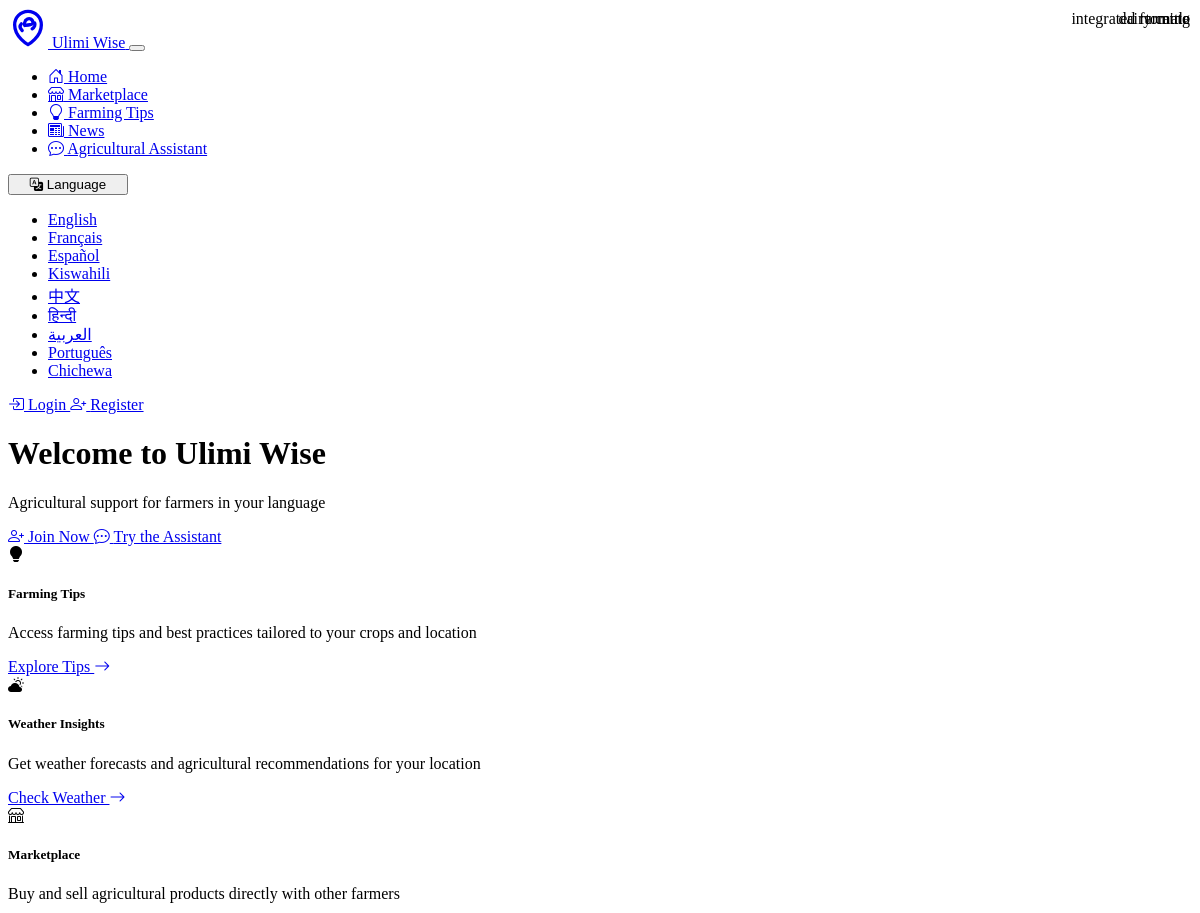
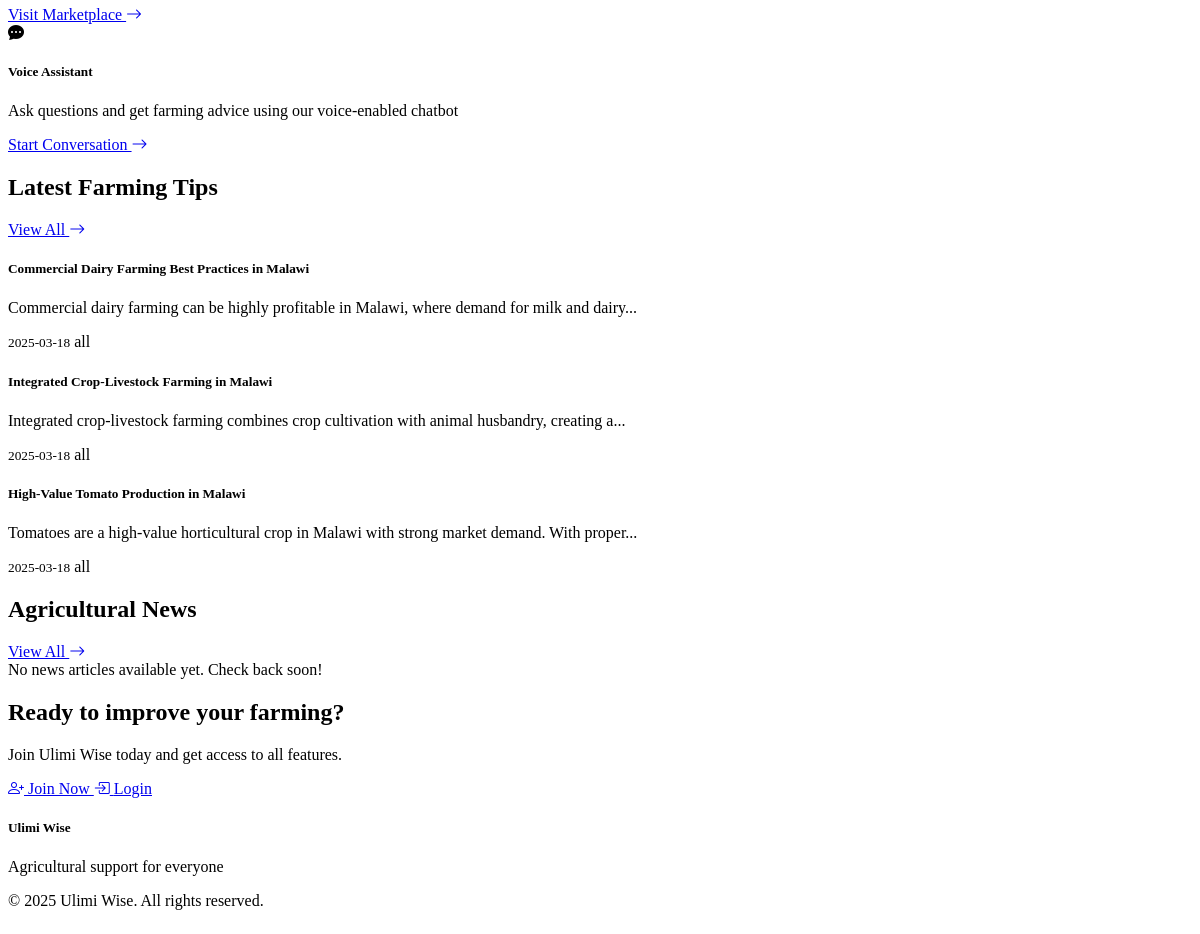
The page / on the database its author committed (2 pictures, top to bottom).
### models.py (models this page shows)
class FarmingTip(db.Model):
    id = db.Column(db.Integer, primary_key=True)
    title = db.Column(db.String(100), nullable=False)
    content = db.Column(db.Text, nullable=False)
    category = db.Column(db.String(50), nullable=False)  # crop type, animal husbandry, etc.
    season = db.Column(db.String(20))  # spring, summer, fall, winter or null if applicable year-round
    region = db.Column(db.String(50))  # continent, country or null if applicable globally
    created_at = db.Column(db.DateTime, default=datetime.utcnow)
    farm_type = db.Column(db.String(100))  # Related farm type
    image_url = db.Column(db.String(500))  # URL to related image
    related_resources = db.relationship('MediaResource', secondary='tip_resource_association',
                                       back_populates='related_tips')

### routes.py (the view)
@app.route('/')
def index():
    lang = session.get('language', 'en')
    if current_user.is_authenticated and current_user.preferred_language:
        lang = current_user.preferred_language
    latest_tips = FarmingTip.query.order_by(FarmingTip.created_at.desc()).limit(3).all()
    latest_news = NewsArticle.query.order_by(NewsArticle.created_at.desc()).limit(4).all()
    return render_template('index.html',
                          tips=latest_tips,
                          news=latest_news,
                          lang=lang,
                          title=get_translation("Welcome to Ulimi Wise", lang))

### app.py (called while the page is built)
@app.template_filter('translate')
def translate_filter(text, lang='en'):
    return get_translation(text, lang)

@app.context_processor
def inject_globals():
    from datetime import datetime
    now = datetime.now()
    return {
        'current_year': now.year,
        'current_time': now.strftime('%H:%M'),
        'get_available_languages': get_available_languages
    }

### translations.py (called while the page is built)
def get_translation(text, lang_code='en'):
    if not translations:
        load_translations()
    if lang_code not in LANGUAGES:
        lang_code = 'en'
    if lang_code in translations and text in translations[lang_code]:
        return translations[lang_code][text]
    else:
        return text

def get_available_languages():
    return LANGUAGES

### templates/index.html
{% extends "base.html" %}
{% block content %}
<div class="container">
    <div class="py-5 mb-5 bg-dark rounded-3 text-center">
        <div class="container-fluid py-4">
            <h1 class="display-4 fw-bold text-primary">{{ 'Welcome to Ulimi Wise' | translate(lang) }}</h1>
            <p class="fs-4 text-light">{{ 'Agricultural support for farmers in your language' | translate(lang) }}</p>
            <div class="d-flex justify-content-center gap-3 mt-4">
                {% if current_user.is_authenticated %}
                <a href="{{ url_for('dashboard') }}" class="btn btn-primary btn-lg px-4">
                    <i class="bi bi-speedometer2"></i> {{ 'Go to Dashboard' | translate(lang) }}
                </a>
                {% else %}
                <a href="{{ url_for('register') }}" class="btn btn-primary btn-lg px-4">
                    <i class="bi bi-person-plus"></i> {{ 'Join Now' | translate(lang) }}
                </a>
                {% endif %}
                <a href="{{ url_for('chatbot_page') }}" class="btn btn-outline-light btn-lg px-4">
                    <i class="bi bi-chat-dots"></i> {{ 'Try the Assistant' | translate(lang) }}
                </a>
            </div>
        </div>
    </div>
    <div class="row g-4 py-4">
        <div class="col-md-3">
            <div class="card h-100 shadow card-hover bg-dark text-white border-0">
                <div class="card-body text-center">
                    <div class="py-3">
                        <i class="bi bi-lightbulb-fill text-warning display-4"></i>
                    </div>
                    <h5 class="card-title">{{ 'Farming Tips' | translate(lang) }}</h5>
                    <p class="card-text">{{ 'Access farming tips and best practices tailored to your crops and location' | translate(lang) }}</p>
                    <a href="{{ url_for('tips') }}" class="btn btn-outline-warning mt-2">
                        {{ 'Explore Tips' | translate(lang) }} <i class="bi bi-arrow-right"></i>
                    </a>
                </div>
            </div>
        </div>
        <div class="col-md-3">
            <div class="card h-100 shadow card-hover bg-dark text-white border-0">
                <div class="card-body text-center">
                    <div class="py-3">
                        <i class="bi bi-cloud-sun-fill text-info display-4"></i>
                    </div>
                    <h5 class="card-title">{{ 'Weather Insights' | translate(lang) }}</h5>
                    <p class="card-text">{{ 'Get weather forecasts and agricultural recommendations for your location' | translate(lang) }}</p>
                    <a href="{{ url_for('dashboard') }}" class="btn btn-outline-info mt-2">
                        {{ 'Check Weather' | translate(lang) }} <i class="bi bi-arrow-right"></i>
                    </a>
                </div>
            </div>
        </div>
        <div class="col-md-3">
            <div class="card h-100 shadow card-hover bg-dark text-white border-0">
                <div class="card-body text-center">
                    <div class="py-3">
                        <i class="bi bi-shop text-success display-4"></i>
                    </div>
                    <h5 class="card-title">{{ 'Marketplace' | translate(lang) }}</h5>
                    <p class="card-text">{{ 'Buy and sell agricultural products directly with other farmers' | translate(lang) }}</p>
                    <a href="{{ url_for('marketplace') }}" class="btn btn-outline-success mt-2">
                        {{ 'Visit Marketplace' | translate(lang) }} <i class="bi bi-arrow-right"></i>
                    </a>
                </div>
            </div>
        </div>
        <div class="col-md-3">
            <div class="card h-100 shadow card-hover bg-dark text-white border-0">
                <div class="card-body text-center">
                    <div class="py-3">
                        <i class="bi bi-chat-dots-fill text-primary display-4"></i>
                    </div>
                    <h5 class="card-title">{{ 'Voice Assistant' | translate(lang) }}</h5>
                    <p class="card-text">{{ 'Ask questions and get farming advice using our voice-enabled chatbot' | translate(lang) }}</p>
                    <a href="{{ url_for('chatbot_page') }}" class="btn btn-outline-primary mt-2">
                        {{ 'Start Conversation' | translate(lang) }} <i class="bi bi-arrow-right"></i>
                    </a>
                </div>
            </div>
        </div>
    </div>
    <div class="my-5">
        <div class="d-flex justify-content-between align-items-center mb-4">
            <h2>{{ 'Latest Farming Tips' | translate(lang) }}</h2>
            <a href="{{ url_for('tips') }}" class="btn btn-outline-primary">
                {{ 'View All' | translate(lang) }} <i class="bi bi-arrow-right"></i>
            </a>
        </div>
        <div class="row g-4">
            {% if tips %}
                {% for tip in tips %}
                <div class="col-md-4">
                    <div class="card h-100 shadow-sm tip-card">
                        <div class="card-body">
                            <span class="badge bg-success tip-category-badge">{{ tip.category }}</span>
                            <h5 class="card-title">{{ tip.title }}</h5>
                            <p class="card-text">{{ tip.content|truncate(100) }}</p>
                        </div>
                        <div class="card-footer bg-transparent d-flex justify-content-between align-items-center">
                            <small class="text-muted">{{ tip.created_at.strftime('%Y-%m-%d') }}</small>
                            {% if tip.season %}
                            <span class="badge bg-info">{{ tip.season }}</span>
                            {% endif %}
                        </div>
                    </div>
                </div>
                {% endfor %}
            {% else %}
                <div class="col-12">
                    <div class="alert alert-info">
                        {{ 'No farming tips available yet. Check back soon!' | translate(lang) }}
                    </div>
                </div>
            {% endif %}
        </div>
    </div>
    <div class="my-5">
        <div class="d-flex justify-content-between align-items-center mb-4">
            <h2>{{ 'Agricultural News' | translate(lang) }}</h2>
            <a href="{{ url_for('news') }}" class="btn btn-outline-primary">
                {{ 'View All' | translate(lang) }} <i class="bi bi-arrow-right"></i>
            </a>
        </div>
        <div class="row g-4">
            {% if news %}
                {% for article in news %}
                <div class="col-md-3">
                    <div class="card h-100 shadow-sm news-card">
                        <div class="card-body">
                            <span class="badge bg-secondary news-media-badge">
                                {% if article.media_type == 'article' %}
                                <i class="bi bi-file-text"></i> {{ 'Article' | translate(lang) }}
                                {% elif article.media_type == 'video' %}
                                <i class="bi bi-camera-video"></i> {{ 'Video' | translate(lang) }}
                                {% elif article.media_type == 'podcast' %}
                                <i class="bi bi-headphones"></i> {{ 'Podcast' | translate(lang) }}
                                {% endif %}
                            </span>
                            <h5 class="card-title">{{ article.title }}</h5>
                            <p class="card-text">{{ article.content|truncate(80) }}</p>
                        </div>
                        <div class="card-footer bg-transparent d-flex justify-content-between align-items-center">
                            <small class="text-muted">{{ article.created_at.strftime('%Y-%m-%d') }}</small>
                            <a href="{{ article.source_url }}" class="btn btn-sm btn-outline-primary" target="_blank">
                                {% if article.media_type == 'article' %}
                                {{ 'Read' | translate(lang) }}
                                {% elif article.media_type == 'video' %}
                                {{ 'Watch' | translate(lang) }}
                                {% elif article.media_type == 'podcast' %}
                                {{ 'Listen' | translate(lang) }}
                                {% endif %}
                            </a>
                        </div>
                    </div>
                </div>
                {% endfor %}
            {% else %}
                <div class="col-12">
                    <div class="alert alert-info">
                        {{ 'No news articles available yet. Check back soon!' | translate(lang) }}
                    </div>
                </div>
            {% endif %}
        </div>
    </div>
    <div class="py-5 my-5 bg-dark text-white rounded-3 text-center">
        <div class="container-fluid py-4">
            <h2>{{ 'Ready to improve your farming?' | translate(lang) }}</h2>
            <p class="fs-5">{{ 'Join Ulimi Wise today and get access to all features.' | translate(lang) }}</p>
            <div class="d-grid gap-2 d-md-flex justify-content-md-center mt-4">
                {% if current_user.is_authenticated %}
                <a href="{{ url_for('dashboard') }}" class="btn btn-primary btn-lg px-4">
                    <i class="bi bi-speedometer2"></i> {{ 'Go to Dashboard' | translate(lang) }}
                </a>
                {% else %}
                <a href="{{ url_for('register') }}" class="btn btn-primary btn-lg px-4">
                    <i class="bi bi-person-plus"></i> {{ 'Join Now' | translate(lang) }}
                </a>
                <a href="{{ url_for('login') }}" class="btn btn-outline-light btn-lg px-4">
                    <i class="bi bi-box-arrow-in-right"></i> {{ 'Login' | translate(lang) }}
                </a>
                {% endif %}
            </div>
        </div>
    </div>
</div>
{% endblock %}

### static/css/custom.css (style rules this page uses)
body { min-height: 100vh; display: flex; flex-direction: column; }
.tip-card { transition: all 0.3s ease; }
.tip-category-badge { position: absolute; top: 10px; right: 10px; }

### rows shown on the page
FarmingTip: category "dairy cattle", title "Commercial Dairy Farming Best Practices in Malawi", content "Commercial dairy farming can be highly profitable in Malawi, where demand for milk and dairy...", created_at "2025-03-18", season "all"
FarmingTip: category "integrated farming", title "Integrated Crop-Livestock Farming in Malawi", content "Integrated crop-livestock farming combines crop cultivation with animal husbandry, creating a...", created_at "2025-03-18", season "all"
FarmingTip: category "tomato", title "High-Value Tomato Production in Malawi", content "Tomatoes are a high-value horticultural crop in Malawi with strong market demand. With proper...", created_at "2025-03-18", season "all"

### other values the page prints
{{ 'Home' | translate(lang) }} "Home"
{{ 'Marketplace' | translate(lang) }} "Marketplace"
{{ 'Farming Tips' | translate(lang) }} "Farming Tips"
{{ 'News' | translate(lang) }} "News"
{{ 'Agricultural Assistant' | translate(lang) }} "Agricultural Assistant"
{{ 'Language' | translate(lang) }} "Language"
{{ name }} "English" "Français" "Español" "Kiswahili" "中文" "हिन्दी" "العربية" "Português" "Chichewa"
{{ 'Login' | translate(lang) }} "Login"
{{ 'Register' | translate(lang) }} "Register"
{{ 'Welcome to Ulimi Wise' | translate(lang) }} "Welcome to Ulimi Wise"
{{ 'Agricultural support for farmers in your language' | translate(lang) }} "Agricultural support for farmers in your language"
{{ 'Join Now' | translate(lang) }} "Join Now"
{{ 'Try the Assistant' | translate(lang) }} "Try the Assistant"
{{ 'Explore Tips' | translate(lang) }} "Explore Tips"
{{ 'Weather Insights' | translate(lang) }} "Weather Insights"
